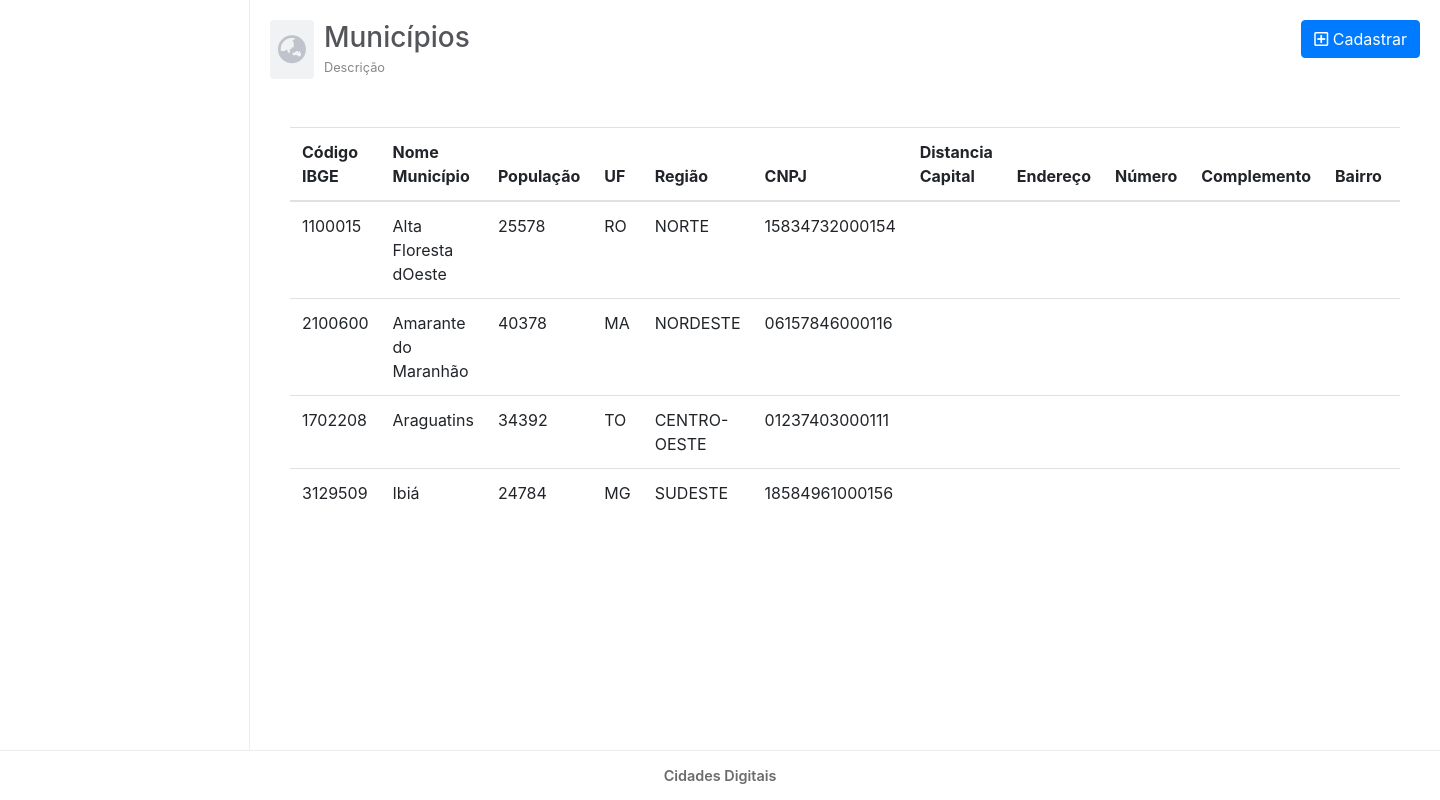
Before: /View/Municipios.php with the older database file.
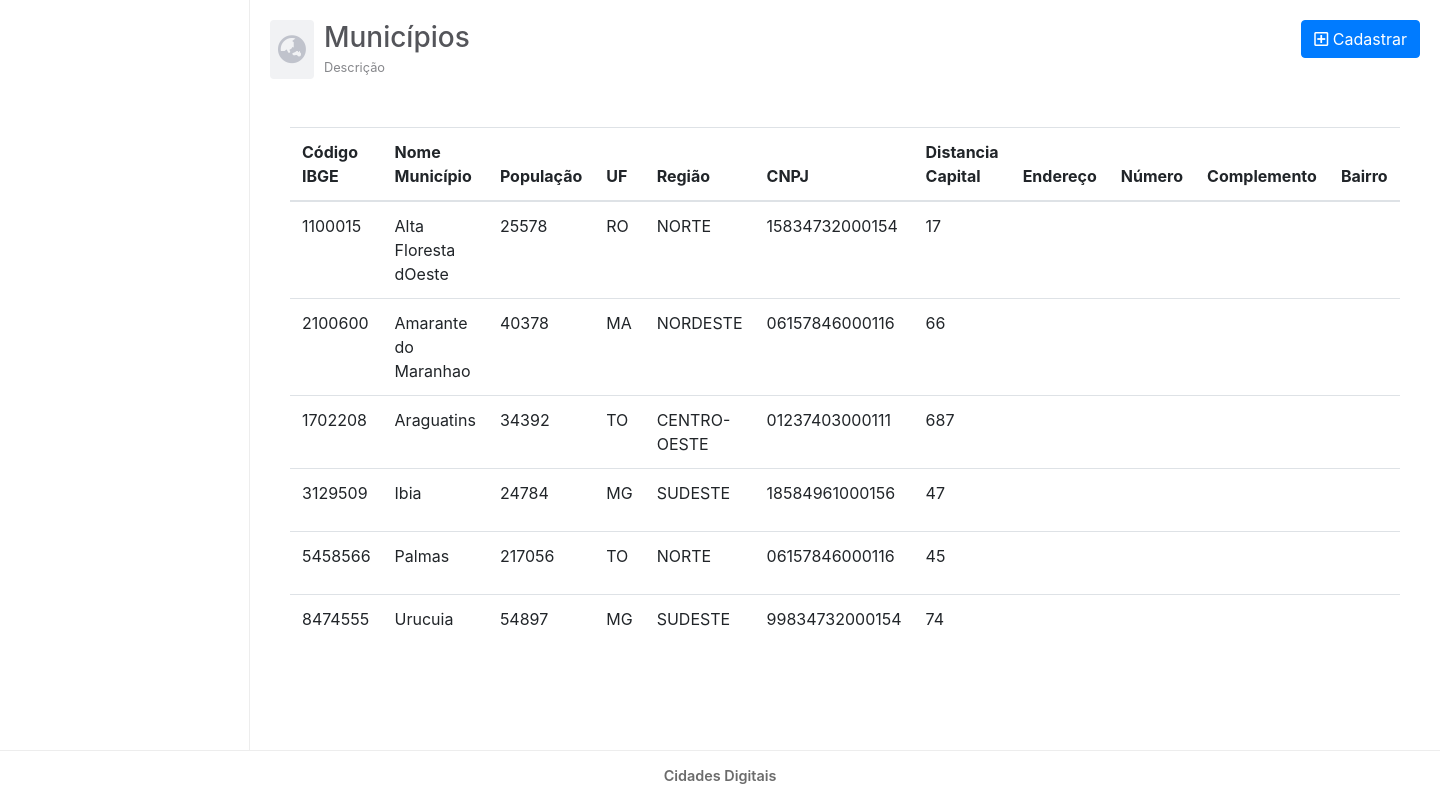
After: the same page with the newer database file.
### tables this page shows
CREATE TABLE IF NOT EXISTS `municipio` (
  `cod_ibge` int(7) NOT NULL,
  `nome_municipio` varchar(50) DEFAULT NULL,
  `populacao` int(11) DEFAULT NULL,
  `uf` varchar(2) DEFAULT NULL,
  `regiao` varchar(15) DEFAULT NULL,
  `cnpj` varchar(14) DEFAULT NULL,
  `dist_capital` int(11) DEFAULT NULL,
  `endereco` varchar(45) DEFAULT NULL,
  `numero` varchar(10) DEFAULT NULL,
  `complemento` varchar(250) DEFAULT NULL,
  `bairro` varchar(45) DEFAULT NULL,
  `idhm` float DEFAULT NULL,
  `latitude` decimal(10,8) DEFAULT NULL,
  `longitude` decimal(10,8) DEFAULT NULL,
  PRIMARY KEY (`cod_ibge`)
);

### Model/DAO/ClassMunicipioDAO.php (called while the page is built, shortened)
<?php
class ClassMunicipioDAO {
    public function listarMunicipios(){
        try {
            $pdo = Conexao::getInstance();
            $sql = "SELECT cod_ibge, nome_municipio, populacao, uf, regiao, cnpj, dist_capital, endereco, numero, complemento, bairro, idhm, latitude, longitude FROM municipio ORDER BY nome_municipio ASC";
            $stmt = $pdo->prepare($sql);
            $stmt->execute();
            return $stmt->fetchAll();
        } catch (PDOException $ex) {
            return $ex->getMessage();
        }
    }
}

### Controller/ControleListarMunicipio.php (called while the page is built)
<?php
require_once '../Model/DAO/ClassMunicipioDAO.php';
$listar = new ClassMunicipioDAO();
$dados = $listar->listarMunicipios();
if($dados) {
    $array_dados = $dados;
} else {
    $array_dados = [];
}

### view/Municipios.php (the view, shortened to what this page needs)
<?php
    include_once("_cabecalho.php");
    require_once("../Controller/ControleListarMunicipio.php");
    ?>
    <main id="main">
        <div class="row mb-5">
          <div id="mainHeader" class="col-md-6 d-flex align-items-center">
            <span id="mainHeaderIcon">
            <i class="fas fa-globe-asia"></i>
            </span>
            <span>
              <h3 class="mb-0">Municípios</h3>
              <small>Descrição</small>
            </span>
          </div>
          <div class="col-md-6 text-right">
            <button type="button" class="btn btn-primary" data-toggle="modal" data-target=".cadastrar-municipios-modal-lg">
              <i class="far fa-plus-square"></i>
              Cadastrar
            </button>
          </div>
        </div>
        <div class="container">
          <div class="row">
            <div class="col-12">
              <div class="table-responsive">
                <table class="table">
                  <thead>
                    <tr>
                      <th scope="col">Código IBGE</th>
                      <th scope="col">Nome Município</th>
                      <th scope="col">População</th>
                      <th scope="col">UF</th>
                      <th scope="col">Região</th>
                      <th scope="col">CNPJ</th>
                      <th scope="col">Distancia Capital</th>
                      <th scope="col">Endereço</th>
                      <th scope="col">Número</th>
                      <th scope="col">Complemento</th>
                      <th scope="col">Bairro</th>
                      <th scope="col">IDHM</th>
                    </tr>
                  </thead>
                  <tbody>
                  <?php
                    foreach ($array_dados as $key => $value) {
                        ?>
                        <tr>
                          <td><?php echo $value['cod_ibge'] ?></td>
                          <td><?php echo $value['nome_municipio'] ?></td>
                          <td><?php echo $value['populacao'] ?></td>
                          <td><?php echo $value['uf'] ?></td>
                          <td><?php echo $value['regiao'] ?></td>
                          <td><?php echo $value['cnpj'] ?></td>
                          <td><?php echo $value['dist_capital'] ?></td>
                          <td><?php echo $value['endereco'] ?></td>
                          <td><?php echo $value['numero'] ?></td>
                          <td><?php echo $value['complemento'] ?></td>
                          <td><?php echo $value['bairro'] ?></td>
                          <td><?php echo $value['idhm'] ?></td>
                        </tr>
                        <?php
                    }
                  ?>
                  </tbody>
                </table>
              </div>
            </div>
          </div>
        </div>
    </main>
    <?php
    include_once('_rodape.php');
?>

Changed rows visible on the page:
changed municipio "Alta Floresta dOeste": dist_capital (not shown) → "17"
changed municipio "MA": nome_municipio "Amarante do Maranhão" → "Amarante do Maranhao"; dist_capital (not shown) → "66"
changed municipio "Araguatins": dist_capital (not shown) → "687"
changed municipio id 3129509: nome_municipio "Ibiá" → "Ibia"; dist_capital (not shown) → "47"
added municipio: cod_ibge "5458566", nome_municipio "Palmas", populacao "217056", uf "TO", regiao "NORTE", cnpj "06157846000116", dist_capital "45"
added municipio: cod_ibge "8474555", nome_municipio "Urucuia", populacao "54897", uf "MG", regiao "SUDESTE", cnpj "99834732000154", dist_capital "74"
